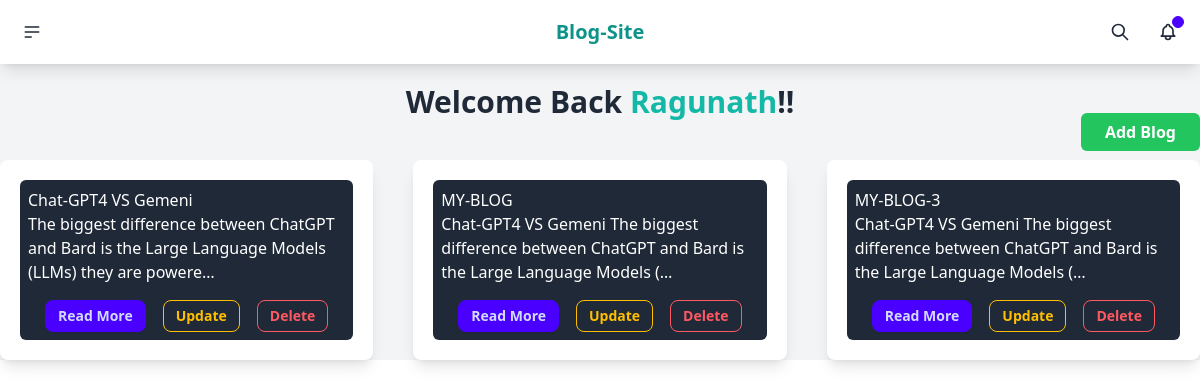
/profile/ (signed in), run on the app's committed database.
### Blog_app/models.py (models this page shows, shortened)
class Blog(models.Model):
    title=models.CharField(max_length=100)
    img=models.FileField(upload_to='blog_img')
    description=models.TextField()
    author=models.ForeignKey(User,on_delete=models.CASCADE)
    time_stamp=models.DateTimeField(auto_now_add=True)

### Blog_app/views.py (the view)
# urls.py: path('profile/', views.profile, name='profile'),
@login_required(login_url='login')
def profile(request):
    user = request.user
    blogs = Blog.objects.filter(author=user)
    return render(request, 'blog/profile.html', {'blogs': blogs,'user':user})

### templates/blog/profile.html (shortened to what this page needs)
{%extends 'base.html' %}
{%block content%}
<div class="max-w-7xl mt-4">
    <div class="text-center">
        <h1 class="text-3xl font-bold">Welcome Back <span  class="text-teal-500">{{user}}</span>!!</h1>
    </div>
    <div class="text-end lg:mt-0 mt-4">
        <a href="{%url 'create_post' %}" class="px-6 bg-green-500 py-2 rounded-md text-white font-semibold ">Add Blog</a>
    </div>
</div>
<div class="lg:max-w-7xl max-w-md mx-auto grid lg:grid-cols-3 grid-cols-1 gap-10">
    {%if blogs%}
        {%for blog in blogs %}
        <div class="flex flex-col bg-white shadow-lg rounded-lg p-5 mt-4">
            <div class="flex-1 bg-gray-800 text-white p-2 rounded-md">
                <h1>{{ blog.title }}</h1>
                <p>{{ blog.description|truncatechars:100 }}</p>
                <div class="mt-4 flex justify-evenly">
                    <a href="{%url 'blog_detail' blog.id %}" class="btn btn-sm text-center btn-primary">Read More</a>
                    <a href="{%url 'update_post' blog.id %}" class="btn btn-sm text-center btn-outline btn-warning">Update</a>
                    <a href="{%url 'delete_post' blog.id %}" class="btn btn-sm text-center btn-outline btn-error">Delete</a>
                </div>
            </div>
        </div>
        {%endfor%}
    {%endif%}
</div>
{%endblock%}

### data on the page
Blog: title "Chat-GPT4 VS Gemeni", description "The biggest difference between ChatGPT and Bard is the Large Language Models (LLMs) they are powere…"
Blog: title "MY-BLOG", description "Chat-GPT4 VS Gemeni The biggest difference between ChatGPT and Bard is the Large Language Models (…"
Blog: title "MY-BLOG-3", description "Chat-GPT4 VS Gemeni The biggest difference between ChatGPT and Bard is the Large Language Models (…"

### other printed values
{{ user }} "Ragunath"
